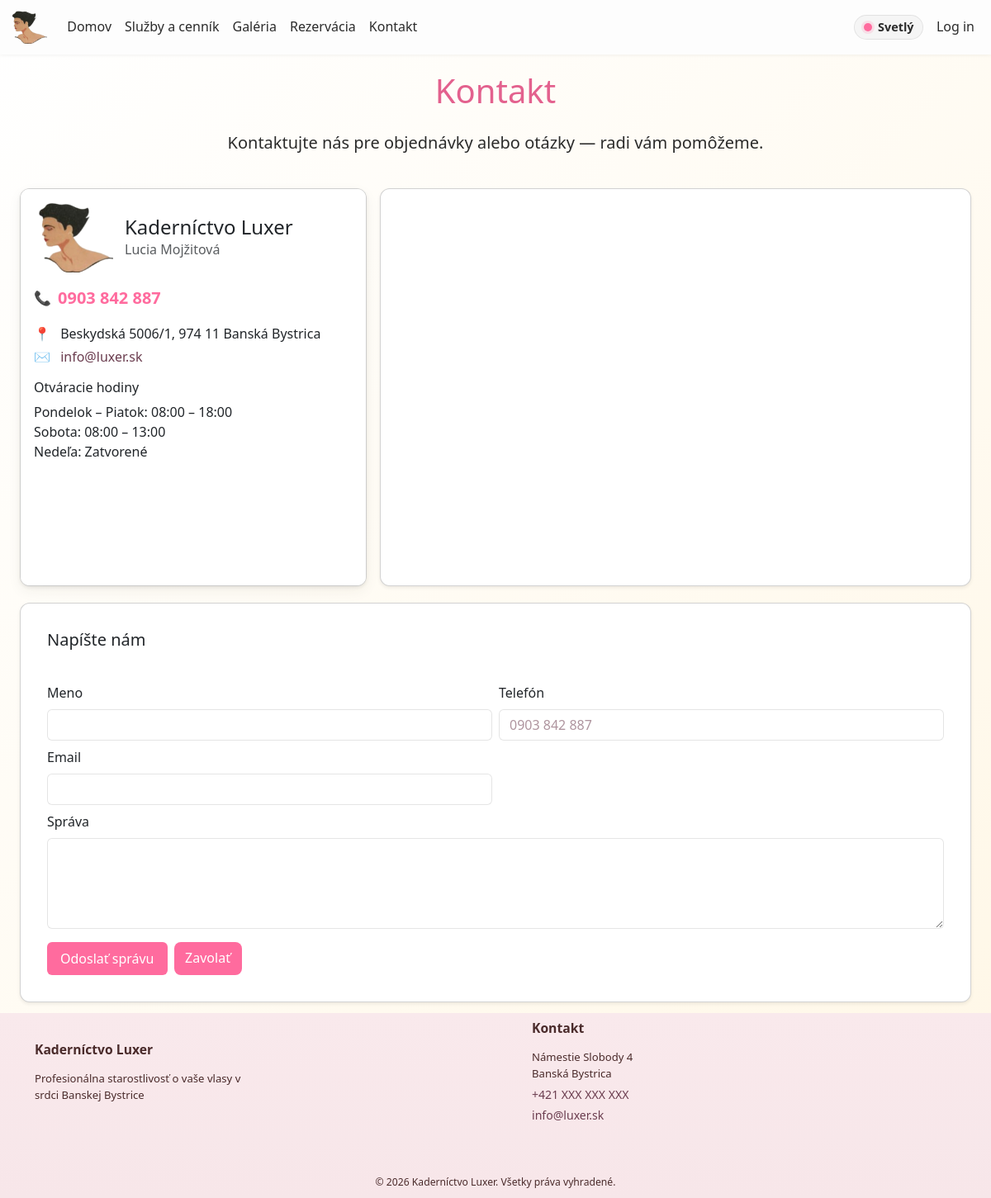
/?c=home&a=contact, run on the app's committed database.
### tables this page shows
CREATE TABLE IF NOT EXISTS `contact_info` (
  `id` INT UNSIGNED NOT NULL AUTO_INCREMENT,
  `salon_name` VARCHAR(200) NOT NULL,
  `person_name` VARCHAR(200) NULL,
  `phone` VARCHAR(40) NOT NULL,
  `email` VARCHAR(160) NOT NULL,
  `address_line` VARCHAR(255) NOT NULL,
  `opening_hours` TEXT NULL,
  `map_embed_url` VARCHAR(1000) NULL,
  `logo_path` VARCHAR(500) NULL,
  `updated_at` TIMESTAMP NULL DEFAULT NULL ON UPDATE CURRENT_TIMESTAMP,
  PRIMARY KEY (`id`)
);

### Framework/Http/Responses/Response.php (called while the page is built, shortened)
<?php
abstract class Response
{
    public function send(): void
    {
        $this->generate();
    }
}

### public/index.php (called while the page is built, shortened)
<?php
require __DIR__ . '/../Framework/ClassLoader.php';
try {
    $app = new App();
    $app->run();
} catch (Exception $e) {
    die('An error occurred: ' . $e->getMessage());
}

### Framework/Support/LinkGenerator.php (called while the page is built, shortened)
<?php
class LinkGenerator
{
    private Request $request;
    public function __construct(Request $request, Router $router)
    {
        $this->request = $request;
    }
    public function url(
        string|array $destination,
        array $parameters = [],
        bool $absolute = false,
        bool $appendParameters = false
    ): string {
        list($controller, $action) = explode(".", $destination);
        $args = $appendParameters ? $this->request->get() : [];
        $args = ["c" => lcfirst($controller), "a" => $action != "index" ? $action : null] + $parameters + $args;
        $basePath = $absolute ? $this->request->getBaseUrl() : "";
        return $basePath . "?" . http_build_query($args);
    }
    public function asset(string $path, bool $absolute = false): string
    {
        $scriptPath = $this->request->server('PHP_SELF') ?? '/';
        $dir = rtrim(str_replace('\\', '/', dirname($scriptPath)), '/');
        $assetPath = '/' . ltrim($path, '/');
        return ($dir ?: '') . $assetPath;
    }
}

### Framework/Http/Request.php (called while the page is built, shortened)
<?php
class Request
{
    private array $server;
    public function __construct()
    {
        $this->server = $_SERVER;
    }
    public function server(?string $key = null): mixed
    {
        return $key === null ? $this->server : ($this->server[$key] ?? null);
    }
}

### Framework/ClassLoader.php (called while the page is built, shortened)
<?php
class ClassLoader
{
    public static function Boot(): void
    {
        spl_autoload_register(function ($class_name) {
            $baseDir = realpath(dirname(__DIR__));
            $relativePath = str_replace('\\', DIRECTORY_SEPARATOR, ltrim($class_name, '\\')) . '.php';
            $file = $baseDir . DIRECTORY_SEPARATOR . $relativePath;
        });
    }
}

### Framework/Core/Model.php (called while the page is built, shortened)
<?php
abstract class Model implements \JsonSerializable
{
    protected static ?string $tableName = null;
    protected static array $columnsMap = [];
    private static array $dbColumns = [];
    private static IDbConvention $dbConventions;
    protected static function getTableName(): string
    {
        if (!empty(static::$tableName)) {
            return static::$tableName;
        }
        return self::getConventions()->getTableName(get_called_class());
    }
    protected static function getPkColumnName(): string
    {
        return self::getConventions()->getPkColumnName(get_called_class());
    }
    protected static function getColumnsMap(): array
    {
        return static::$columnsMap ?? [];
    }
    public static function getOne(mixed $id): ?static
    {
        try {
            $sql = "SELECT " . static::getDBColumnNamesList() . " FROM `" . static::getTableName() . "` WHERE `" .
                static::getPkColumnName() . "`=?";
            $stmt = Connection::getInstance()->prepare($sql);
            $stmt->setFetchMode(PDO::FETCH_CLASS | PDO::FETCH_PROPS_LATE, static::class);
            $stmt->execute([$id]);
            $model = $stmt->fetch() ?: null;
            if ($model !== null) {
                $model->_dbId = $model->getIdValue();
                $model->_resultSet = new ResultSet([$model]);
            }
            return $model;
        } catch (PDOException $exception) {
            throw new Exception('Query failed: ' . $exception->getMessage(), 0, $exception);
        }
    }
    private static function getDbColumns(): array
    {
        try {
            $sql = "DESCRIBE " . static::getTableName();
            $stmt = Connection::getInstance()->prepare($sql);
            $stmt->execute([]);
            self::$dbColumns[static::class] = array_column($stmt->fetchAll(), 'Field');
            return self::$dbColumns[static::class];
        } catch (PDOException $exception) {
            throw new Exception('Query failed: ' . $exception->getMessage(), 0, $exception);
        }
    }
    private function getIdValue(): mixed
    {
        $pk = static::getPkColumnName();
        $prop = static::toPropertyName($pk);
        return isset($this->{$prop}) ? $this->{$prop} : null;
    }
    private static function getModelProperties(): array
    {
        $reflection = new \ReflectionClass(static::class);
        $properties = [];
        foreach ($reflection->getProperties() as $property) {
            $propertyName = $property->getName();
            if ($property->isStatic()) {
                continue;
            }
            $properties[$propertyName] = true;
        }
        return $properties;
    }
    private static function getDBColumnNamesList(): string
    {
        $dbColumns = [];
        foreach (static::getDbColumns() as $columnName) {
            $propertyName = static::toPropertyName($columnName);
            if ($propertyName != $columnName) {
                $dbColumns[] = "`$columnName` AS {$propertyName}";
            } else {
                $dbColumns[] = $columnName;
            }
        }
        return implode(', ', $dbColumns);
    }
    private static function toPropertyName(string $columnName): string
    {
        $customMapping = static::getColumnsMap();
        if (isset($customMapping[$columnName])) {
            return $customMapping[$columnName];
        } else {
            return static::getConventions()->toPropertyName($columnName);
        }
    }
    private static function getConventions(): IDbConvention
    {
        if (!isset(static::$dbConventions)) {
            static::$dbConventions = new (Configuration::DB_CONVENTIONS_CLASS)();
        }
        return static::$dbConventions;
    }
}

### Framework/DB/Connection.php (called while the page is built, shortened)
<?php
class Connection
{
    private static ?Connection $instance = null;
    private PDO $db;
    public function __construct(PDO $db)
    {
        $this->db = $db;
    }
    public static function getInstance(): Connection
    {
        try {
            if (self::$instance == null) {
                $db = new PDO(
                    'mysql:dbname=' . Configuration::DB_NAME . ';host=' . Configuration::DB_HOST,
                    Configuration::DB_USER,
                    Configuration::DB_PASS
                );
                $db->setAttribute(PDO::ATTR_ERRMODE, PDO::ERRMODE_EXCEPTION);
                $db->setAttribute(PDO::ATTR_EMULATE_PREPARES, true);
                self::$instance = new self($db);
            }
            return self::$instance;
        } catch (PDOException $e) {
            throw new Exception('Connection failed: ' . $e->getMessage());
        }
    }
    public function prepare(string $sql): DebugStatement
    {
        try {
            return new DebugStatement($this->db->prepare($sql));
        } catch (PDOException $e) {
            throw new Exception('Prepare failed: ' . $e->getMessage());
        }
    }
}

### Framework/DB/DebugStatement.php (called while the page is built, shortened)
<?php
class DebugStatement
{
    private PDOStatementAlias $stmt;
    public function __construct($stmt)
    {
        $this->stmt = $stmt;
    }
    public function execute(?array $params = null): bool
    {
        $result = $this->stmt->execute($params);
        $this->stmt->debugDumpParams();
        return $result;
    }
    public function __call(string $name, array $arguments): mixed
    {
        return $this->stmt->{$name}(...$arguments);
    }
}

### App/Models/ContactInfo.php (called while the page is built, shortened)
<?php
class ContactInfo extends Model
{
    public static function getSingleton(): ?self
    {
        return self::getOne(1);
    }
}

### App/Controllers/HomeController.php (called while the page is built, shortened)
<?php
class HomeController extends BaseController
{
    public function contact(Request $request): Response
    {
        try {
            $contactInfo = ContactInfo::getSingleton();
        } catch (\Throwable $e) {
            $contactInfo = null;
        }
        $old = [];
        return $this->html(compact('contactInfo', 'flash', 'errors', 'old'));
    }
}

### Framework/DB/DefaultConventions.php (called while the page is built, shortened)
<?php
class DefaultConventions implements IDbConvention
{
    public function getPkColumnName(string $className): string
    {
        return 'id';
    }
    public function toPropertyName(string $columnName): string
    {
        return $columnName;
    }
}

### App/Views/Home/contact.view.php (the view, shortened to what this page needs)
<?php
$ciSalon = $contactInfo?->salon_name ?? 'Kaderníctvo Luxer';
$ciPerson = $contactInfo?->person_name ?? 'Lucia Mojžitová';
$ciPhone = $contactInfo?->phone ?? '0903 842 887';
$ciEmail = $contactInfo?->email ?? 'info@luxer.sk';
$ciAddress = $contactInfo?->address_line ?? 'Beskydská 5006/1, 974 11 Banská Bystrica';
$ciLogo = 'images/logo.png';
$ciMap = $contactInfo?->map_embed_url ?? 'https://www.google.com/maps?q=Besky%CC%81dska+5006%2F1+97411+Banska+Bystrica&output=embed';
$ciOpening = $contactInfo?->opening_hours ?? "Pondelok – Piatok: 08:00 – 18:00\nSobota: 08:00 – 13:00\nNedeľa: Zatvorené";
?>
<div style="max-width:1200px; width:100%; margin:0 auto; padding:0 12px;">
    <div class="row">
        <div class="col-12 text-center mb-4">
            <h1 class="display-6">Kontakt</h1>
            <p class="lead">Kontaktujte nás pre objednávky alebo otázky — radi vám pomôžeme.</p>
        </div>
    </div>
    <div class="contact-grid">
        <div class="contact-left">
            <div class="card shadow-sm" style="border-radius:12px;">
                <div class="card-body">
                    <div class="d-flex align-items-center mb-3">
                        <img src="<?= $link->asset($ciLogo) ?>" alt="Luxer logo" style="width:96px;height:auto;margin-right:14px;border-radius:8px;">
                        <div>
                            <h4 class="mb-0"><?= htmlspecialchars($ciSalon) ?></h4>
                            <div class="text-muted"><?= htmlspecialchars($ciPerson) ?></div>
                        </div>
                    </div>
                    <div class="mb-3">
                        <a href="tel:<?= htmlspecialchars(preg_replace('~[^0-9+]~', '', $ciPhone)) ?>" class="d-inline-flex align-items-center text-decoration-none contact-phone">
                            <span aria-hidden="true" style="font-size:1.05rem;margin-right:.5rem">📞</span>
                            <span class="fs-5 fw-semibold"><?= htmlspecialchars($ciPhone) ?></span>
                        </a>
                    </div>
                    <ul class="list-unstyled mb-3 contact-meta">
                        <li class="mb-1">
                            <span aria-hidden="true" style="margin-right:.5rem">📍</span>
                            <?= htmlspecialchars($ciAddress) ?>
                        </li>
                        <li class="mb-1">
                            <span aria-hidden="true" style="margin-right:.5rem">✉️</span>
                            <a href="mailto:<?= htmlspecialchars($ciEmail) ?>"><?= htmlspecialchars($ciEmail) ?></a>
                        </li>
                    </ul>
                    <h6 class="mt-3">Otváracie hodiny</h6>
                    <div class="mb-3">
                        <?= nl2br(htmlspecialchars($ciOpening)) ?>
                    </div>
                </div>
            </div>
        </div>
        <div class="contact-right">
            <div class="card shadow-sm" style="border-radius:12px;height:100%;overflow:hidden;">
                <iframe
                    src="<?= htmlspecialchars($ciMap) ?>"
                    width="100%" height="100%" style="min-height:480px;border:0;" allowfullscreen="" loading="lazy"></iframe>
            </div>
        </div>
    </div>
    <div class="contact-form-card">
        <div class="card shadow-sm" style="border-radius:12px;padding:1rem;">
            <div class="card-body">
                <h5 class="mb-3">Napíšte nám</h5>
                <form method="post" action="<?= $link->url('home.contact') ?>">
                    <div class="row g-2">
                        <div class="col-12 col-md-6">
                            <label for="contact-name" class="form-label">Meno</label>
                            <input id="contact-name" type="text" name="name" class="form-control<?= !empty($errors['name']) ? ' is-invalid' : '' ?>" value="<?= htmlspecialchars((string)($old['name'] ?? '')) ?>" required>
                        </div>
                        <div class="col-12 col-md-6">
                            <label for="contact-phone" class="form-label">Telefón</label>
                            <input id="contact-phone" type="tel" name="phone" class="form-control<?= !empty($errors['phone']) ? ' is-invalid' : '' ?>" placeholder="0903 842 887" value="<?= htmlspecialchars((string)($old['phone'] ?? '')) ?>" required>
                        </div>
                        <div class="col-12 col-md-6">
                            <label for="contact-email" class="form-label">Email</label>
                            <input id="contact-email" type="email" name="email" class="form-control<?= !empty($errors['email']) ? ' is-invalid' : '' ?>" value="<?= htmlspecialchars((string)($old['email'] ?? '')) ?>" required>
                        </div>
                        <div class="col-12">
                            <label for="contact-message" class="form-label">Správa</label>
                            <textarea id="contact-message" name="message" class="form-control<?= !empty($errors['message']) ? ' is-invalid' : '' ?>" rows="4" required><?= htmlspecialchars((string)($old['message'] ?? '')) ?></textarea>
                        </div>
                    </div>
                    <div class="d-flex gap-2 mt-3">
                        <button type="submit" class="btn btn-primary">Odoslať správu</button>
                        <a href="tel:+421903842887" class="btn btn-outline-secondary btn-call">Zavolať</a>
                    </div>
                </form>
            </div>
        </div>
    </div>
</div>

### data on the page
contact_info: salon_name "Kaderníctvo Luxer", person_name "Lucia Mojžitová", phone "0903 842 887", address_line "Beskydská 5006/1, 974 11 Banská Bystrica", email "info@luxer.sk", opening_hours "Pondelok – Piatok: 08:00 – 18:00 Sobota: 08:00 – 13:00 Nedeľa: Zatvorené"
